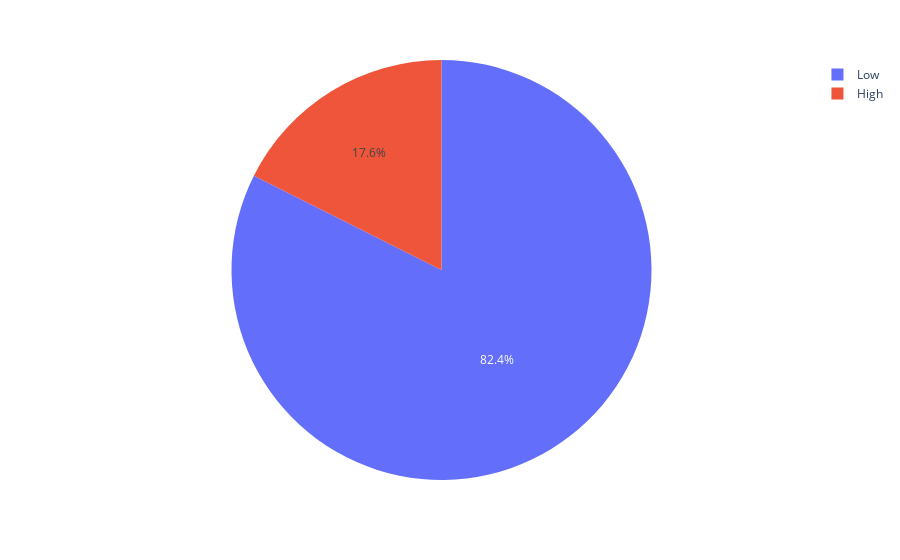

Write notebook code for a chart like this one.
### Markdown cell above
TASK: Create a pie chart for high and low blood pressure using the following code

### Code cell
import plotly.express as px
# This dataframe has 244 lines, but 4 distinct values for `day`

fig = px.pie(df, values='SBP', names='BP_Status')
fig.show()

### Figure 1 — Plotly figure (JSON) as saved in the notebook; plotly's stock layout.template omitted (floating-point values rounded to 4 significant figures; data arrays with more than 128 entries replaced by an {"elided": "..."} marker saying what was removed)
{"data": [{"domain": {"x": [0, 1], "y": [0, 1]}, "hoverlabel": {"namelength": 0}, "hovertemplate": "BP_Status=%{label}<br>SBP=%{value}", "labels": {"elided": "200 str values"}, "legendgroup": "", "name": "", "showlegend": true, "type": "pie", "values": {"elided": "200 float values"}}], "layout": {"legend": {"tracegroupgap": 0}, "margin": {"t": 60}}}
